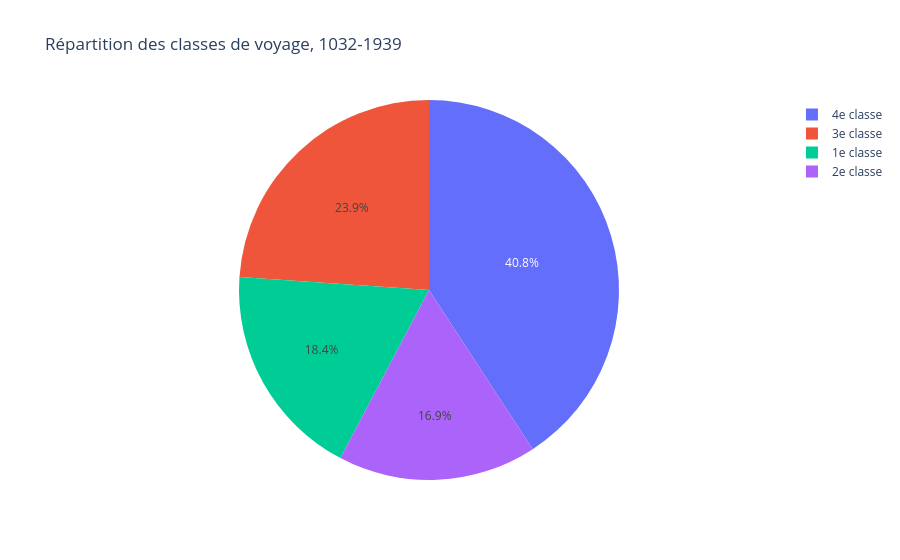

Notebook code for this chart:
### Markdown cell above
### 2. Comment les passagers sont-ils répartis entre les différentes classes de voyage entre 1926 et 1939 ?

### Code cell
fig = px.pie(
    names=['1e classe', '2e classe', '3e classe', '4e classe'],
    values=[global_departures['e_1'].sum(), global_departures['e_2'].sum(), global_departures['e_3'].sum(), global_departures['e_4'].sum()],
    title=f"Répartition des classes de voyage, {begin_year}-{end_year}"
)

fig.show()

### Figure 1 — Plotly figure (JSON) as saved in the notebook; plotly's stock layout.template omitted (floating-point values rounded to 4 significant figures)
{"data": [{"domain": {"x": [0, 1], "y": [0, 1]}, "hovertemplate": "label=%{label}<br>value=%{value}<extra></extra>", "labels": ["1e classe", "2e classe", "3e classe", "4e classe"], "legendgroup": "", "name": "", "showlegend": true, "type": "pie", "values": [1472750, 1356510, 1917760, 3272480]}], "layout": {"legend": {"tracegroupgap": 0}, "title": {"text": "Répartition des classes de voyage, 1032-1939"}}}
